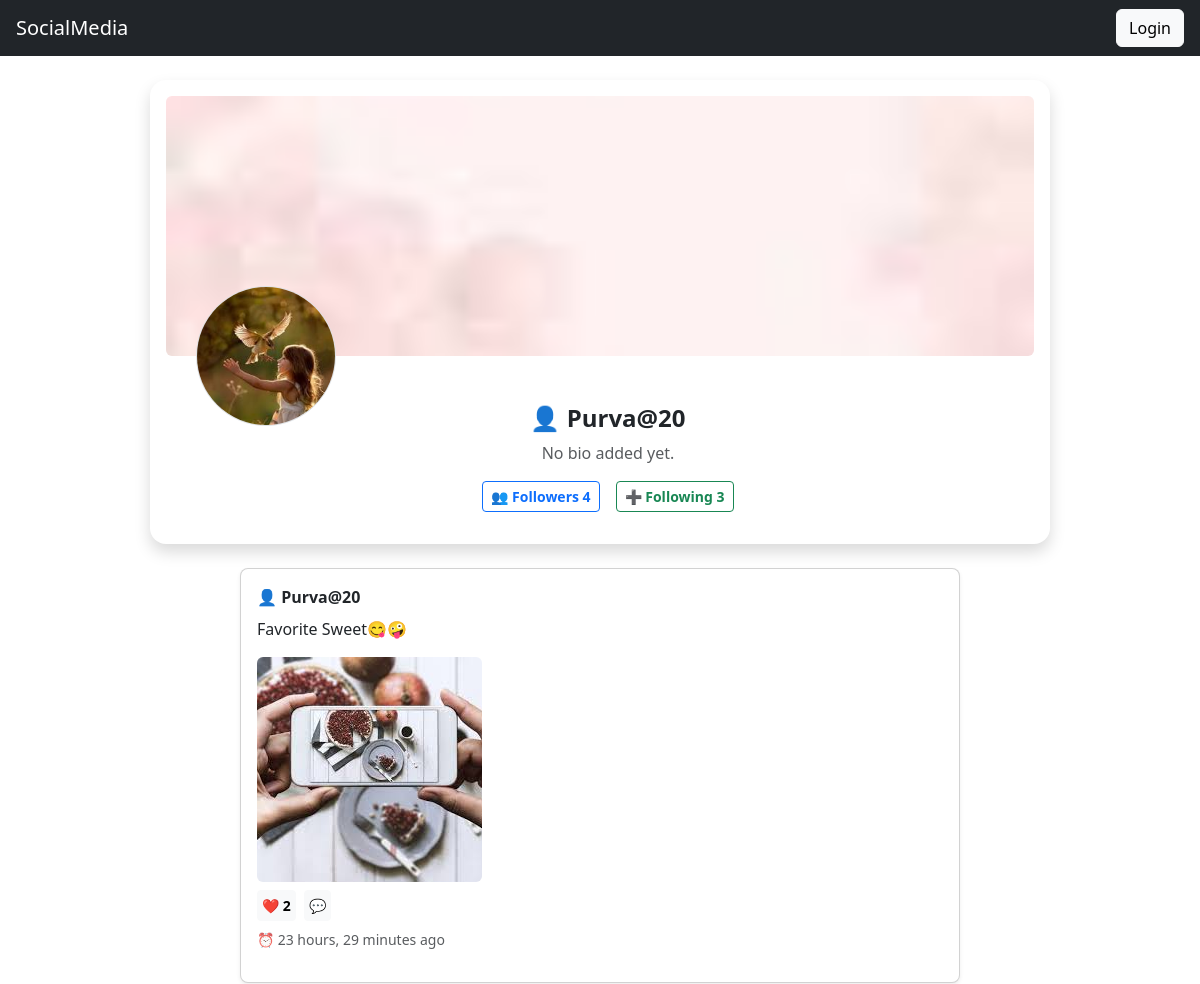
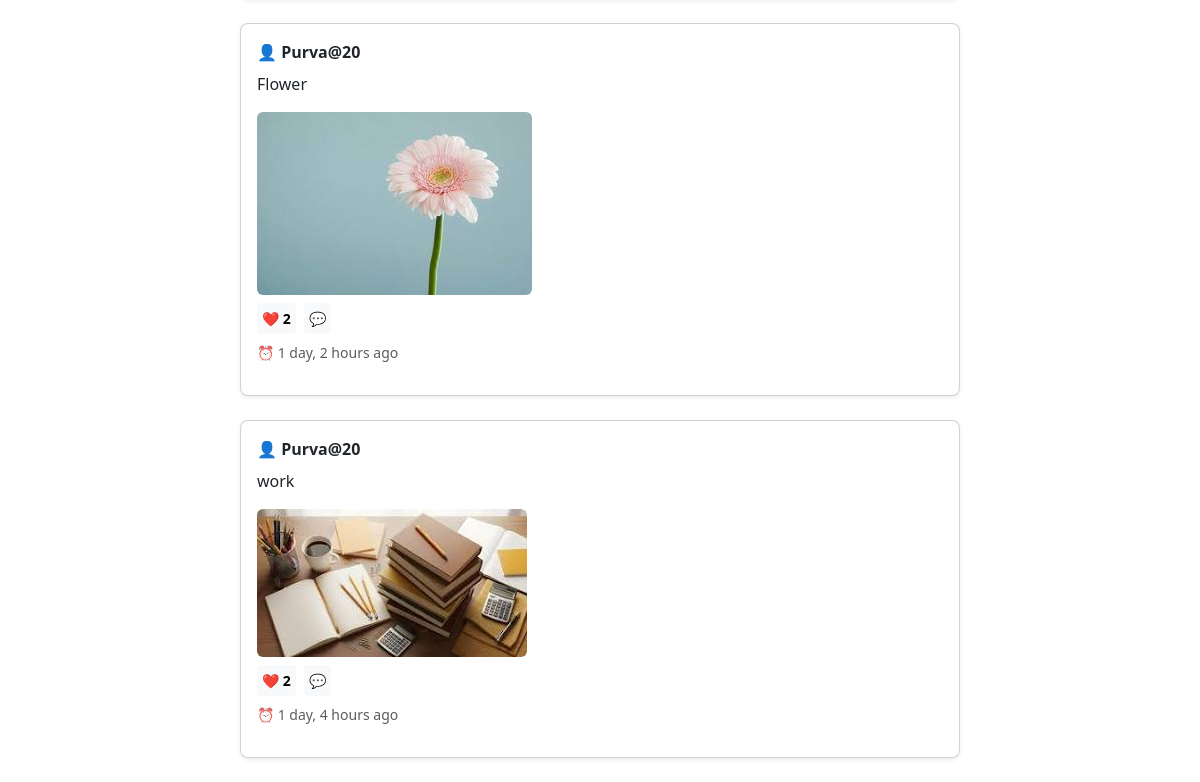
Screenshot of /accounts/profile/Purva@20/ with the database file from the repository (2 pictures, top to bottom).
### accounts/models.py (models this page shows, shortened)
class Profile(models.Model):
    user = models.OneToOneField(User, on_delete=models.CASCADE)
    bio = models.TextField(blank=True)
    image = models.ImageField(upload_to="profile_pics/", default="default.jpg")
    cover = models.ImageField(upload_to="cover_photos/", default="cover.jpg")

### posts/models.py (models this page shows, shortened)
class Post(models.Model):
    author = models.ForeignKey(User, on_delete=models.CASCADE)
    content = models.TextField(blank=True, null=True)
    image = models.ImageField(upload_to='posts/', blank=True, null=True)
    video = models.FileField(upload_to='posts/videos/', blank=True, null=True)  # Video field
    likes = models.ManyToManyField(User, related_name='liked_posts', blank=True)
    created = models.DateTimeField(auto_now_add=True)  # FIXED

### accounts/views.py (the view)
# urls.py: path("profile/<str:username>/", views.profile_view, name="profile"),
def profile_view(request, username):
    profile_user = get_object_or_404(User, username=username)
    posts = Post.objects.filter(author=profile_user).order_by("-created")
    following_ids = set()
    if request.user.is_authenticated:
        following_ids = set(
            Follow.objects.filter(follower=request.user)
            .values_list("following_id", flat=True)
        )
    return render(request, "accounts/profile.html", {
        "profile_user": profile_user,
        "posts": posts,
        "following_ids": following_ids,
    })

### accounts/context_processors.py (called while the page is built)
def notifications_count(request):
    if request.user.is_authenticated:
        return {
            "unread_notifications": request.user.notifications.filter(is_read=False).count()
        }
    return {
        "unread_notifications": 0
    }

### accounts/templates/accounts/profile.html (shortened to what this page needs)
{% extends "base.html" %}
{% load static %}
{% block content %}
<div class="container">
<div class="d-flex justify-content-center">
  <div class="shadow rounded-4 p-3 bg-white" style="max-width:900px; width:100%;">
    <div class="position-relative mb-5">
      <img
        src="{{ profile_user.profile.cover.url }}?v={{ request.GET.updated|default:0 }}"
        class="w-100 rounded"
        style="height:260px; object-fit:cover;"
      >
      <img
        src="{{ profile_user.profile.image.url }}?v={{ request.GET.updated|default:0 }}"
        class="rounded-circle border position-absolute"
        style="width:140px; height:140px; bottom:-70px; left:30px; object-fit:cover;"
      >
    </div>
    <div class="mt-5 ms-3 text-center">
      <h4 class="fw-bold">👤 {{ profile_user.username }}</h4>
      <p class="text-muted">{{ profile_user.profile.bio|default:"No bio added yet." }}</p>
      <div class="d-flex justify-content-center gap-3 mt-3">
        <a href="{% url 'accounts:followers' profile_user.username %}" class="btn btn-outline-primary btn-sm fw-bold">
          👥 Followers <span id="followers-count" class="fw-bold">{{ profile_user.followers.count }}</span>
        </a>
        <a href="{% url 'accounts:following' profile_user.username %}" class="btn btn-outline-success btn-sm fw-bold">
          ➕ Following <span class="fw-bold">{{ profile_user.following.count }}</span>
        </a>
      </div>
    </div>
  </div>
</div>
  <div class="row mt-4">
    <div class="col-md-8 mx-auto">
      {% for post in posts %}
      <div class="card mb-4 shadow-sm rounded-3">
        <div class="card-body">
          <a href="{% url 'accounts:profile' post.author.username %}" class="fw-bold text-dark text-decoration-none mb-2 d-block">
            👤 {{ post.author.username }}
          </a>
          {% if post.content %}
            <p class="mt-2">{{ post.content }}</p>
          {% endif %}
          {% if post.image %}
            <img src="{{ post.image.url }}" class="img-fluid rounded mb-2">
          {% endif %}
          <div class="d-flex align-items-center gap-2 mb-2">
            <button class="btn btn-light btn-sm p-1 like-btn fw-bold" data-id="{{ post.id }}">
              ❤️ <span id="like-count-{{ post.id }}">{{ post.likes.count }}</span>
            </button>
            <button class="btn btn-light btn-sm p-1 comment-btn fw-bold" data-id="{{ post.id }}" data-bs-toggle="modal" data-bs-target="#commentModal">
              💬
            </button>
          </div>
          <p class="text-muted small">⏰ {{ post.created|timesince }} ago</p>
        </div>
      </div>
      {% empty %}
        <p class="text-center text-muted">No posts yet</p>
      {% endfor %}
    </div>
  </div>
</div>
{% endblock %}

### templates/base.html (shortened to what this page needs)
{% load static %}
<!DOCTYPE html>
<html lang="en">
<head>
    <link href="https://cdn.jsdelivr.net/npm/bootstrap@5.3.2/dist/css/bootstrap.min.css" rel="stylesheet">
    <link href="https://cdn.jsdelivr.net/npm/bootstrap-icons@1.11.3/font/bootstrap-icons.css" rel="stylesheet">
    <link rel="stylesheet" href="{% static 'css/profile.css' %}">
</head>
<body>
<nav class="navbar navbar-dark bg-dark px-3">
    <a class="navbar-brand" href="{% url 'posts:feed' %}">SocialMedia</a>
    <div class="d-flex align-items-center gap-3">
        {% if user.is_authenticated %}
            <a href="{% url 'accounts:notifications' %}"
               class="position-relative text-white text-decoration-none">
                <i class="bi bi-bell fs-5"></i>
            </a>
            <a href="{% url 'accounts:profile' user.username %}"
               class="text-white text-decoration-none">
                {{ user.username }}
            </a>
            <form method="post" action="{% url 'accounts:logout' %}">
                {% csrf_token %}
                <button class="btn btn-sm btn-outline-light">Logout</button>
            </form>
        {% else %}
            <a href="{% url 'accounts:login' %}" class="btn btn-light">Login</a>
        {% endif %}
    </div>
</nav>
<div class="container mt-4">
    {% block content %}{% endblock %}
</div>
</body>
</html>

### rows the page displays
Post: author.username "Purva@20", content "Favorite Sweet😋🤪", image (picture), likes.count "2", created "23 hours, 29 minutes"
Post: author.username "Purva@20", content "Flower", image (picture), likes.count "2", created "1 day, 2 hours"
Post: author.username "Purva@20", content "work", image (picture), likes.count "2", created "1 day, 4 hours"

### other values shown
{{ profile_user.username }} "Purva@20"
{{ profile_user.profile.bio|default:"No bio added yet." }} "No bio added yet."
{{ profile_user.followers.count }} "4"
{{ profile_user.following.count }} "3"
